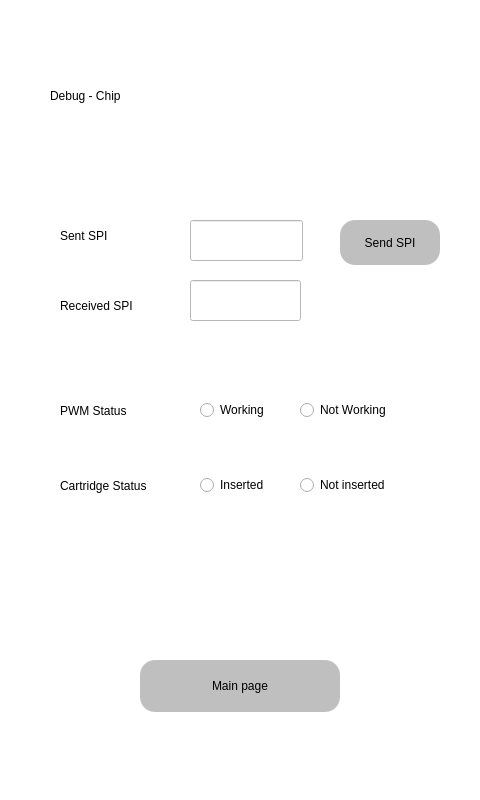
<?xml version="1.0" encoding="UTF-8"?>
<ui version="4.0">
 <class>debugFirst</class>
 <widget class="QDialog" name="debugFirst">
  <property name="geometry">
   <rect>
    <x>0</x>
    <y>0</y>
    <width>480</width>
    <height>800</height>
   </rect>
  </property>
  <property name="windowTitle">
   <string>Dialog</string>
  </property>
  <property name="styleSheet">
   <string notr="true">background-color: rgb(255, 255, 255);</string>
  </property>
  <widget class="QPushButton" name="mainPage">
   <property name="geometry">
    <rect>
     <x>140</x>
     <y>660</y>
     <width>200</width>
     <height>52</height>
    </rect>
   </property>
   <property name="styleSheet">
    <string notr="true">background-color: rgb(191, 191, 191);
font: 20pt &quot;Arial Rounded MT Bold&quot;;
border-radius: 15px;


</string>
   </property>
   <property name="text">
    <string>Main page</string>
   </property>
   <property name="autoDefault">
    <bool>false</bool>
   </property>
   <property name="default">
    <bool>true</bool>
   </property>
   <property name="flat">
    <bool>false</bool>
   </property>
  </widget>
  <widget class="QLabel" name="left">
   <property name="geometry">
    <rect>
     <x>60</x>
     <y>650</y>
     <width>80</width>
     <height>70</height>
    </rect>
   </property>
   <property name="text">
    <string/>
   </property>
   <property name="pixmap">
    <pixmap resource="set_file.qrc">:/newPrefix/left2.png</pixmap>
   </property>
   <property name="scaledContents">
    <bool>true</bool>
   </property>
  </widget>
  <widget class="QLabel" name="right">
   <property name="geometry">
    <rect>
     <x>340</x>
     <y>650</y>
     <width>80</width>
     <height>70</height>
    </rect>
   </property>
   <property name="text">
    <string/>
   </property>
   <property name="pixmap">
    <pixmap resource="set_file.qrc">:/newPrefix/right2.png</pixmap>
   </property>
   <property name="scaledContents">
    <bool>true</bool>
   </property>
  </widget>
  <widget class="QLabel" name="label_5">
   <property name="geometry">
    <rect>
     <x>50</x>
     <y>60</y>
     <width>271</width>
     <height>71</height>
    </rect>
   </property>
   <property name="styleSheet">
    <string notr="true">background-color: transparent;
font: 38pt &quot;Arial Rounded MT Bold&quot;;
</string>
   </property>
   <property name="text">
    <string>Debug - Chip</string>
   </property>
  </widget>
  <widget class="QRadioButton" name="radioButton">
   <property name="geometry">
    <rect>
     <x>200</x>
     <y>400</y>
     <width>100</width>
     <height>20</height>
    </rect>
   </property>
   <property name="text">
    <string>Working</string>
   </property>
  </widget>
  <widget class="QLabel" name="label_9">
   <property name="geometry">
    <rect>
     <x>60</x>
     <y>470</y>
     <width>121</width>
     <height>31</height>
    </rect>
   </property>
   <property name="styleSheet">
    <string notr="true">background-color: transparent;
font: 12pt &quot;Arial Rounded MT Bold&quot;;
</string>
   </property>
   <property name="text">
    <string>Cartridge Status</string>
   </property>
  </widget>
  <widget class="QLabel" name="label_7">
   <property name="geometry">
    <rect>
     <x>60</x>
     <y>290</y>
     <width>81</width>
     <height>31</height>
    </rect>
   </property>
   <property name="styleSheet">
    <string notr="true">background-color: transparent;
font: 12pt &quot;Arial Rounded MT Bold&quot;;
</string>
   </property>
   <property name="text">
    <string>Received SPI</string>
   </property>
  </widget>
  <widget class="QRadioButton" name="radioButton_2">
   <property name="geometry">
    <rect>
     <x>300</x>
     <y>400</y>
     <width>100</width>
     <height>20</height>
    </rect>
   </property>
   <property name="text">
    <string>Not Working</string>
   </property>
  </widget>
  <widget class="QLineEdit" name="lineEdit_2">
   <property name="geometry">
    <rect>
     <x>190</x>
     <y>280</y>
     <width>111</width>
     <height>41</height>
    </rect>
   </property>
   <property name="styleSheet">
    <string notr="true">font: 20pt &quot;.SF NS Text&quot;;</string>
   </property>
  </widget>
  <widget class="QRadioButton" name="radioButton_3">
   <property name="geometry">
    <rect>
     <x>200</x>
     <y>475</y>
     <width>100</width>
     <height>20</height>
    </rect>
   </property>
   <property name="text">
    <string>Inserted</string>
   </property>
  </widget>
  <widget class="QLineEdit" name="lineEdit">
   <property name="geometry">
    <rect>
     <x>190</x>
     <y>220</y>
     <width>113</width>
     <height>41</height>
    </rect>
   </property>
   <property name="styleSheet">
    <string notr="true">font: 20pt &quot;.SF NS Text&quot;;</string>
   </property>
  </widget>
  <widget class="QLabel" name="label_6">
   <property name="geometry">
    <rect>
     <x>60</x>
     <y>220</y>
     <width>81</width>
     <height>31</height>
    </rect>
   </property>
   <property name="styleSheet">
    <string notr="true">background-color: transparent;
font: 12pt &quot;Arial Rounded MT Bold&quot;;
</string>
   </property>
   <property name="text">
    <string>Sent SPI</string>
   </property>
  </widget>
  <widget class="QLabel" name="label_8">
   <property name="geometry">
    <rect>
     <x>60</x>
     <y>395</y>
     <width>81</width>
     <height>31</height>
    </rect>
   </property>
   <property name="styleSheet">
    <string notr="true">background-color: transparent;
font: 12pt &quot;Arial Rounded MT Bold&quot;;
</string>
   </property>
   <property name="text">
    <string>PWM Status</string>
   </property>
  </widget>
  <widget class="QRadioButton" name="radioButton_4">
   <property name="geometry">
    <rect>
     <x>300</x>
     <y>475</y>
     <width>100</width>
     <height>20</height>
    </rect>
   </property>
   <property name="text">
    <string>Not inserted</string>
   </property>
  </widget>
  <widget class="QPushButton" name="continue5">
   <property name="geometry">
    <rect>
     <x>340</x>
     <y>220</y>
     <width>100</width>
     <height>45</height>
    </rect>
   </property>
   <property name="styleSheet">
    <string notr="true">background-color: rgb(191, 191, 191);
font: 12pt &quot;Arial Rounded MT Bold&quot;;
border-radius: 15px;



</string>
   </property>
   <property name="text">
    <string>Send SPI</string>
   </property>
   <property name="autoDefault">
    <bool>false</bool>
   </property>
   <property name="default">
    <bool>true</bool>
   </property>
   <property name="flat">
    <bool>false</bool>
   </property>
  </widget>
 </widget>
 <resources>
  <include location="set_file.qrc"/>
  <include location="set_file.qrc"/>
 </resources>
 <connections/>
</ui>
